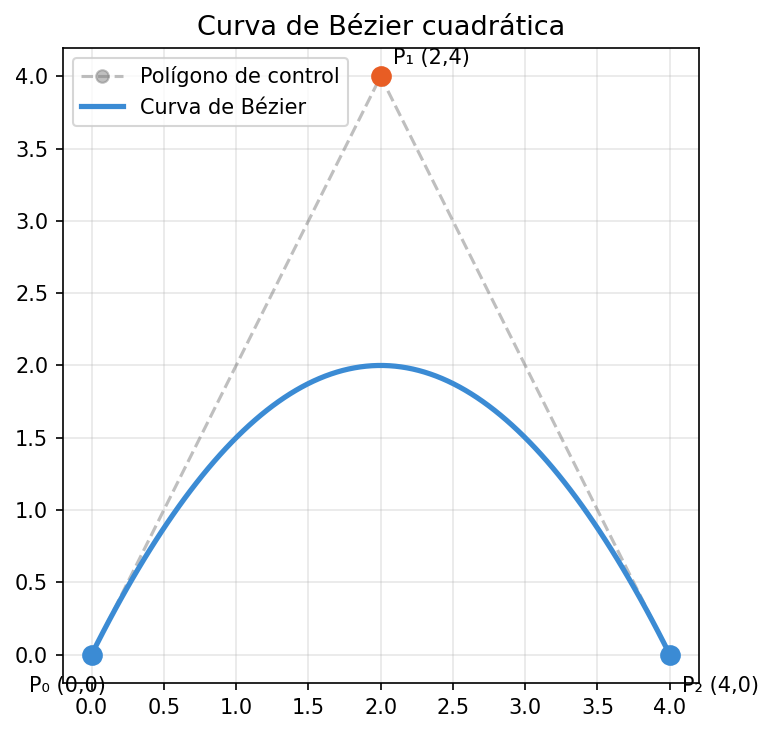

Write Python code to recreate this figure.
import numpy as np
import matplotlib.pyplot as plt

P0 = np.array([0, 0])
P1 = np.array([2, 4])
P2 = np.array([4, 0])

### a) ###
def bezier_explicita(P0, P1, P2, t):
    return (1-t)**2 * P0 + 2*(1-t)*t * P1 + t**2 * P2


### b) ###
ts_curva = np.linspace(0, 1, 100)                                     # 100 valores de t
curva = np.array([bezier_explicita(P0, P1, P2, t) for t in ts_curva]) # armo la curva generando la imagen de cada t


### c) ###
fig, ax = plt.subplots(figsize=(7, 5))
puntos = np.array([P0, P1, P2])

ax.plot(puntos[:,0], puntos[:,1], 'o--', color='gray', alpha=0.5, linewidth=1.5, label='Polígono de control')
ax.plot(curva[:,0], curva[:,1], color='#3B8BD4', linewidth=2.5, label='Curva de Bézier')

nombres = ['P₀ (0,0)', 'P₁ (2,4)', 'P₂ (4,0)']
colores = ['#3B8BD4', '#E85D24', '#3B8BD4']
offsets = [(-30, -18), (6, 6), (6, -18)]
for p, nombre, color, off in zip(puntos, nombres, colores, offsets):
    ax.scatter(*p, color=color, s=80, zorder=5)
    ax.annotate(nombre, p, textcoords="offset points", xytext=off, fontsize=10)

ax.set_title('Curva de Bézier cuadrática', fontsize=13)
ax.legend(fontsize=10)
ax.set_aspect('equal')
ax.grid(True, alpha=0.3)
plt.tight_layout()
plt.savefig('ej11', dpi=150, bbox_inches='tight')


### d) ###
def bezier_iterada(P0, P1, P2, t):
    Q0 = (1-t)*P0 + t*P1
    Q1 = (1-t)*P1 + t*P2
    B  = (1-t)*Q0 + t*Q1
    return B

ts_comp = np.linspace(0, 1, 11)
print("\n")
print("Comparación de ambos métodos para 10 valores de t:")
for t in ts_comp:
    exp = bezier_explicita(P0, P1, P2, t)
    ite = bezier_iterada(P0, P1, P2, t)
    dif = np.linalg.norm(exp - ite)
    print(f"  t = {t:.2f}  ->  Explícita: ({exp[0]:.5f}, {exp[1]:.5f})   Iterada: ({ite[0]:.5f}, {ite[1]:.5f})   Diferencia: {dif:.2e}")
print("\n")
